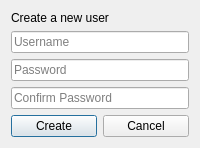
<?xml version="1.0" encoding="utf-8"?>
<ui version="4.0">

	<class>SignupDialog</class>

	<widget class="QDialog" name="SignupDialog">

		<property name="windowTitle">
			<string>Create Account</string>
		</property>

		<layout class="QVBoxLayout">

			<item>
				<widget class="QLabel">
					<property name="text">
						<string>Create a new user</string>
					</property>
				</widget>
			</item>

			<item>
				<widget class="QLineEdit" name="usernameEdit">
					<property name="placeholderText">
						<string>Username</string>
					</property>
				</widget>
			</item>

			<item>
				<widget class="QLineEdit" name="passwordEdit">
					<property name="echoMode">
						<enum>QLineEdit::Password</enum>
					</property>
					<property name="placeholderText">
						<string>Password</string>
					</property>
				</widget>
			</item>

			<item>
				<widget class="QLineEdit" name="confirmPasswordEdit">
					<property name="echoMode">
						<enum>QLineEdit::Password</enum>
					</property>
					<property name="placeholderText">
						<string>Confirm Password</string>
					</property>
				</widget>
			</item>

			<item>
				<layout class="QHBoxLayout">
					<item>
						<widget class="QPushButton" name="createBtn">
							<property name="text">
								<string>Create</string>
							</property>
						</widget>
					</item>

					<item>
						<widget class="QPushButton" name="cancelBtn">
							<property name="text">
								<string>Cancel</string>
							</property>
						</widget>
					</item>
				</layout>
			</item>

		</layout>

	</widget>

</ui>
